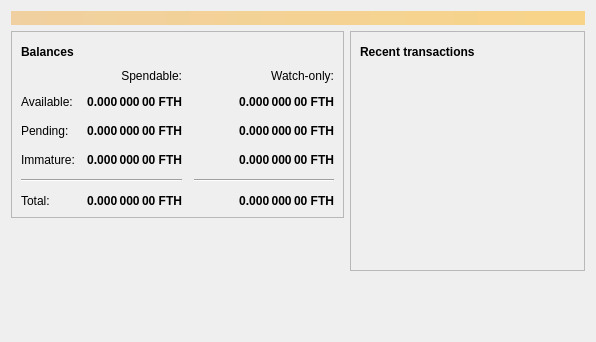
<?xml version="1.0" encoding="UTF-8"?>
<ui version="4.0">
 <class>OverviewPage</class>
 <widget class="QWidget" name="OverviewPage">
  <property name="geometry">
   <rect>
    <x>0</x>
    <y>0</y>
    <width>596</width>
    <height>342</height>
   </rect>
  </property>
  <property name="windowTitle">
   <string>Form</string>
  </property>
  <layout class="QVBoxLayout" name="topLayout">
   <item>
    <widget class="QLabel" name="labelAlerts">
     <property name="visible">
      <bool>false</bool>
     </property>
     <property name="styleSheet">
      <string notr="true">QLabel { background-color: qlineargradient(x1: 0, y1: 0, x2: 1, y2: 0, stop:0 #F0D0A0, stop:1 #F8D488); color:#000000; }</string>
     </property>
     <property name="wordWrap">
      <bool>true</bool>
     </property>
     <property name="margin">
      <number>3</number>
     </property>
     <property name="textInteractionFlags">
      <set>Qt::TextSelectableByMouse</set>
     </property>
    </widget>
   </item>
   <item>
    <layout class="QHBoxLayout" name="horizontalLayout" stretch="1,1">
     <item>
      <layout class="QVBoxLayout" name="verticalLayout_2">
       <item>
        <widget class="QFrame" name="frame">
         <property name="frameShape">
          <enum>QFrame::StyledPanel</enum>
         </property>
         <property name="frameShadow">
          <enum>QFrame::Raised</enum>
         </property>
         <layout class="QVBoxLayout" name="verticalLayout_4">
          <item>
           <layout class="QHBoxLayout" name="horizontalLayout_4">
            <item>
             <widget class="QLabel" name="label_5">
              <property name="font">
               <font>
                <weight>75</weight>
                <bold>true</bold>
               </font>
              </property>
              <property name="text">
               <string>Balances</string>
              </property>
             </widget>
            </item>
            <item>
             <widget class="QPushButton" name="labelWalletStatus">
              <property name="enabled">
               <bool>false</bool>
              </property>
              <property name="maximumSize">
               <size>
                <width>30</width>
                <height>16777215</height>
               </size>
              </property>
              <property name="toolTip">
               <string>The displayed information may be out of date. Your wallet automatically synchronizes with the Faithcoin network after a connection is established, but this process has not completed yet.</string>
              </property>
              <property name="text">
               <string/>
              </property>
              <property name="icon">
               <iconset resource="../bitcoin.qrc">
                <normaloff>:/icons/warning</normaloff>
                <disabledoff>:/icons/warning</disabledoff>:/icons/warning</iconset>
              </property>
              <property name="iconSize">
               <size>
                <width>24</width>
                <height>24</height>
               </size>
              </property>
              <property name="flat">
               <bool>true</bool>
              </property>
             </widget>
            </item>
            <item>
             <spacer name="horizontalSpacer_3">
              <property name="orientation">
               <enum>Qt::Horizontal</enum>
              </property>
              <property name="sizeHint" stdset="0">
               <size>
                <width>40</width>
                <height>20</height>
               </size>
              </property>
             </spacer>
            </item>
           </layout>
          </item>
          <item>
           <layout class="QGridLayout" name="gridLayout">
            <property name="spacing">
             <number>12</number>
            </property>
            <item row="2" column="2">
             <widget class="QLabel" name="labelWatchPending">
              <property name="font">
               <font>
                <weight>75</weight>
                <bold>true</bold>
               </font>
              </property>
              <property name="cursor">
               <cursorShape>IBeamCursor</cursorShape>
              </property>
              <property name="toolTip">
               <string>Unconfirmed transactions to watch-only addresses</string>
              </property>
              <property name="text">
               <string notr="true">0.000 000 00 FTH</string>
              </property>
              <property name="alignment">
               <set>Qt::AlignRight|Qt::AlignTrailing|Qt::AlignVCenter</set>
              </property>
              <property name="textInteractionFlags">
               <set>Qt::LinksAccessibleByMouse|Qt::TextSelectableByKeyboard|Qt::TextSelectableByMouse</set>
              </property>
             </widget>
            </item>
            <item row="2" column="1">
             <widget class="QLabel" name="labelUnconfirmed">
              <property name="font">
               <font>
                <weight>75</weight>
                <bold>true</bold>
               </font>
              </property>
              <property name="cursor">
               <cursorShape>IBeamCursor</cursorShape>
              </property>
              <property name="toolTip">
               <string>Total of transactions that have yet to be confirmed, and do not yet count toward the spendable balance</string>
              </property>
              <property name="text">
               <string notr="true">0.000 000 00 FTH</string>
              </property>
              <property name="alignment">
               <set>Qt::AlignRight|Qt::AlignTrailing|Qt::AlignVCenter</set>
              </property>
              <property name="textInteractionFlags">
               <set>Qt::LinksAccessibleByMouse|Qt::TextSelectableByKeyboard|Qt::TextSelectableByMouse</set>
              </property>
             </widget>
            </item>
            <item row="3" column="2">
             <widget class="QLabel" name="labelWatchImmature">
              <property name="font">
               <font>
                <weight>75</weight>
                <bold>true</bold>
               </font>
              </property>
              <property name="cursor">
               <cursorShape>IBeamCursor</cursorShape>
              </property>
              <property name="toolTip">
               <string>Mined balance in watch-only addresses that has not yet matured</string>
              </property>
              <property name="text">
               <string notr="true">0.000 000 00 FTH</string>
              </property>
              <property name="alignment">
               <set>Qt::AlignRight|Qt::AlignTrailing|Qt::AlignVCenter</set>
              </property>
              <property name="textInteractionFlags">
               <set>Qt::LinksAccessibleByMouse|Qt::TextSelectableByKeyboard|Qt::TextSelectableByMouse</set>
              </property>
             </widget>
            </item>
            <item row="4" column="0" colspan="2">
             <widget class="Line" name="line">
              <property name="orientation">
               <enum>Qt::Horizontal</enum>
              </property>
             </widget>
            </item>
            <item row="4" column="2">
             <widget class="Line" name="lineWatchBalance">
              <property name="sizePolicy">
               <sizepolicy hsizetype="Preferred" vsizetype="Fixed">
                <horstretch>0</horstretch>
                <verstretch>0</verstretch>
               </sizepolicy>
              </property>
              <property name="minimumSize">
               <size>
                <width>140</width>
                <height>0</height>
               </size>
              </property>
              <property name="orientation">
               <enum>Qt::Horizontal</enum>
              </property>
             </widget>
            </item>
            <item row="5" column="0">
             <widget class="QLabel" name="labelTotalText">
              <property name="text">
               <string>Total:</string>
              </property>
             </widget>
            </item>
            <item row="3" column="1">
             <widget class="QLabel" name="labelImmature">
              <property name="font">
               <font>
                <weight>75</weight>
                <bold>true</bold>
               </font>
              </property>
              <property name="cursor">
               <cursorShape>IBeamCursor</cursorShape>
              </property>
              <property name="toolTip">
               <string>Mined balance that has not yet matured</string>
              </property>
              <property name="text">
               <string notr="true">0.000 000 00 FTH</string>
              </property>
              <property name="alignment">
               <set>Qt::AlignRight|Qt::AlignTrailing|Qt::AlignVCenter</set>
              </property>
              <property name="textInteractionFlags">
               <set>Qt::LinksAccessibleByMouse|Qt::TextSelectableByKeyboard|Qt::TextSelectableByMouse</set>
              </property>
             </widget>
            </item>
            <item row="2" column="3">
             <spacer name="horizontalSpacer_2">
              <property name="orientation">
               <enum>Qt::Horizontal</enum>
              </property>
              <property name="sizeHint" stdset="0">
               <size>
                <width>40</width>
                <height>20</height>
               </size>
              </property>
             </spacer>
            </item>
            <item row="3" column="0">
             <widget class="QLabel" name="labelImmatureText">
              <property name="text">
               <string>Immature:</string>
              </property>
             </widget>
            </item>
            <item row="5" column="1">
             <widget class="QLabel" name="labelTotal">
              <property name="font">
               <font>
                <weight>75</weight>
                <bold>true</bold>
               </font>
              </property>
              <property name="cursor">
               <cursorShape>IBeamCursor</cursorShape>
              </property>
              <property name="toolTip">
               <string>Your current total balance</string>
              </property>
              <property name="text">
               <string notr="true">0.000 000 00 FTH</string>
              </property>
              <property name="alignment">
               <set>Qt::AlignRight|Qt::AlignTrailing|Qt::AlignVCenter</set>
              </property>
              <property name="textInteractionFlags">
               <set>Qt::LinksAccessibleByMouse|Qt::TextSelectableByKeyboard|Qt::TextSelectableByMouse</set>
              </property>
             </widget>
            </item>
            <item row="5" column="2">
             <widget class="QLabel" name="labelWatchTotal">
              <property name="font">
               <font>
                <weight>75</weight>
                <bold>true</bold>
               </font>
              </property>
              <property name="cursor">
               <cursorShape>IBeamCursor</cursorShape>
              </property>
              <property name="toolTip">
               <string>Current total balance in watch-only addresses</string>
              </property>
              <property name="text">
               <string notr="true">0.000 000 00 FTH</string>
              </property>
              <property name="alignment">
               <set>Qt::AlignRight|Qt::AlignTrailing|Qt::AlignVCenter</set>
              </property>
              <property name="textInteractionFlags">
               <set>Qt::LinksAccessibleByMouse|Qt::TextSelectableByKeyboard|Qt::TextSelectableByMouse</set>
              </property>
             </widget>
            </item>
            <item row="0" column="2">
             <widget class="QLabel" name="labelWatchonly">
              <property name="text">
               <string>Watch-only:</string>
              </property>
              <property name="alignment">
               <set>Qt::AlignRight|Qt::AlignTrailing|Qt::AlignVCenter</set>
              </property>
             </widget>
            </item>
            <item row="1" column="0">
             <widget class="QLabel" name="labelBalanceText">
              <property name="text">
               <string>Available:</string>
              </property>
             </widget>
            </item>
            <item row="1" column="1">
             <widget class="QLabel" name="labelBalance">
              <property name="font">
               <font>
                <weight>75</weight>
                <bold>true</bold>
               </font>
              </property>
              <property name="cursor">
               <cursorShape>IBeamCursor</cursorShape>
              </property>
              <property name="toolTip">
               <string>Your current spendable balance</string>
              </property>
              <property name="text">
               <string notr="true">0.000 000 00 FTH</string>
              </property>
              <property name="alignment">
               <set>Qt::AlignRight|Qt::AlignTrailing|Qt::AlignVCenter</set>
              </property>
              <property name="textInteractionFlags">
               <set>Qt::LinksAccessibleByMouse|Qt::TextSelectableByKeyboard|Qt::TextSelectableByMouse</set>
              </property>
             </widget>
            </item>
            <item row="1" column="2">
             <widget class="QLabel" name="labelWatchAvailable">
              <property name="font">
               <font>
                <weight>75</weight>
                <bold>true</bold>
               </font>
              </property>
              <property name="cursor">
               <cursorShape>IBeamCursor</cursorShape>
              </property>
              <property name="toolTip">
               <string>Your current balance in watch-only addresses</string>
              </property>
              <property name="text">
               <string notr="true">0.000 000 00 FTH</string>
              </property>
              <property name="alignment">
               <set>Qt::AlignRight|Qt::AlignTrailing|Qt::AlignVCenter</set>
              </property>
              <property name="textInteractionFlags">
               <set>Qt::LinksAccessibleByMouse|Qt::TextSelectableByKeyboard|Qt::TextSelectableByMouse</set>
              </property>
             </widget>
            </item>
            <item row="2" column="0">
             <widget class="QLabel" name="labelPendingText">
              <property name="text">
               <string>Pending:</string>
              </property>
             </widget>
            </item>
            <item row="0" column="1">
             <widget class="QLabel" name="labelSpendable">
              <property name="text">
               <string>Spendable:</string>
              </property>
              <property name="alignment">
               <set>Qt::AlignRight|Qt::AlignTrailing|Qt::AlignVCenter</set>
              </property>
             </widget>
            </item>
           </layout>
          </item>
         </layout>
        </widget>
       </item>
       <item>
        <spacer name="verticalSpacer">
         <property name="orientation">
          <enum>Qt::Vertical</enum>
         </property>
         <property name="sizeHint" stdset="0">
          <size>
           <width>20</width>
           <height>40</height>
          </size>
         </property>
        </spacer>
       </item>
      </layout>
     </item>
     <item>
      <layout class="QVBoxLayout" name="verticalLayout_3">
       <item>
        <widget class="QFrame" name="frame_2">
         <property name="frameShape">
          <enum>QFrame::StyledPanel</enum>
         </property>
         <property name="frameShadow">
          <enum>QFrame::Raised</enum>
         </property>
         <layout class="QVBoxLayout" name="verticalLayout">
          <item>
           <layout class="QHBoxLayout" name="horizontalLayout_2">
            <item>
             <widget class="QLabel" name="label_4">
              <property name="font">
               <font>
                <weight>75</weight>
                <bold>true</bold>
               </font>
              </property>
              <property name="text">
               <string>Recent transactions</string>
              </property>
             </widget>
            </item>
            <item>
             <widget class="QPushButton" name="labelTransactionsStatus">
              <property name="enabled">
               <bool>false</bool>
              </property>
              <property name="maximumSize">
               <size>
                <width>30</width>
                <height>16777215</height>
               </size>
              </property>
              <property name="toolTip">
               <string>The displayed information may be out of date. Your wallet automatically synchronizes with the Faithcoin network after a connection is established, but this process has not completed yet.</string>
              </property>
              <property name="text">
               <string/>
              </property>
              <property name="icon">
               <iconset resource="../bitcoin.qrc">
                <normaloff>:/icons/warning</normaloff>
                <disabledoff>:/icons/warning</disabledoff>:/icons/warning</iconset>
              </property>
              <property name="iconSize">
               <size>
                <width>24</width>
                <height>24</height>
               </size>
              </property>
              <property name="flat">
               <bool>true</bool>
              </property>
             </widget>
            </item>
            <item>
             <spacer name="horizontalSpacer">
              <property name="orientation">
               <enum>Qt::Horizontal</enum>
              </property>
              <property name="sizeHint" stdset="0">
               <size>
                <width>40</width>
                <height>20</height>
               </size>
              </property>
             </spacer>
            </item>
           </layout>
          </item>
          <item>
           <widget class="QListView" name="listTransactions">
            <property name="styleSheet">
             <string notr="true">QListView { background: transparent; }</string>
            </property>
            <property name="frameShape">
             <enum>QFrame::NoFrame</enum>
            </property>
            <property name="verticalScrollBarPolicy">
             <enum>Qt::ScrollBarAlwaysOff</enum>
            </property>
            <property name="horizontalScrollBarPolicy">
             <enum>Qt::ScrollBarAlwaysOff</enum>
            </property>
            <property name="selectionMode">
             <enum>QAbstractItemView::NoSelection</enum>
            </property>
           </widget>
          </item>
         </layout>
        </widget>
       </item>
       <item>
        <spacer name="verticalSpacer_2">
         <property name="orientation">
          <enum>Qt::Vertical</enum>
         </property>
         <property name="sizeHint" stdset="0">
          <size>
           <width>20</width>
           <height>40</height>
          </size>
         </property>
        </spacer>
       </item>
      </layout>
     </item>
    </layout>
   </item>
  </layout>
 </widget>
 <resources/>
 <connections/>
</ui>
